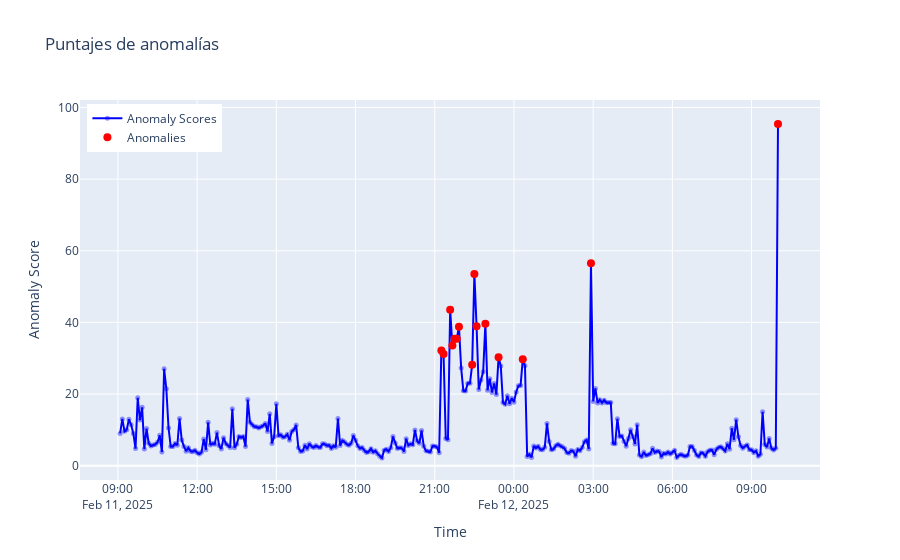

The notebook cell this image was saved under:
### Code cell
plots.plot_dynamic()

### Figure 1 — Plotly figure (JSON) as saved in the notebook; plotly's stock layout.template omitted (floating-point values rounded to 4 significant figures; data arrays with more than 128 entries replaced by an {"elided": "..."} marker saying what was removed)
{"data": [{"line": {"color": "blue"}, "marker": {"opacity": 0.4, "size": 5}, "mode": "lines+markers", "name": "Anomaly Scores", "type": "scatter", "x": {"elided": "300 str values"}, "y": {"elided": "300 float values"}}, {"marker": {"color": "red", "size": 8}, "mode": "markers", "name": "Anomalies", "type": "scatter", "x": ["2025-02-11T21:15:00.000000000", "2025-02-11T21:20:00.000000000", "2025-02-11T21:35:00.000000000", "2025-02-11T21:40:00.000000000", "2025-02-11T21:45:00.000000000", "2025-02-11T21:50:00.000000000", "2025-02-11T21:55:00.000000000", "2025-02-11T22:25:00.000000000", "2025-02-11T22:30:00.000000000", "2025-02-11T22:35:00.000000000", "2025-02-11T22:55:00.000000000", "2025-02-11T23:25:00.000000000", "2025-02-12T00:20:00.000000000", "2025-02-12T02:55:00.000000000", "2025-02-12T10:00:00.000000000"], "y": [32.15, 31.2, 43.52, 33.58, 35.43, 35.47, 38.79, 28.2, 53.55, 38.96, 39.6, 30.24, 29.7, 56.5, 95.38]}], "layout": {"legend": {"x": 0.01, "y": 0.99}, "title": {"text": "Puntajes de anomalías"}, "xaxis": {"title": {"text": "Time"}}, "yaxis": {"title": {"text": "Anomaly Score"}}}}
